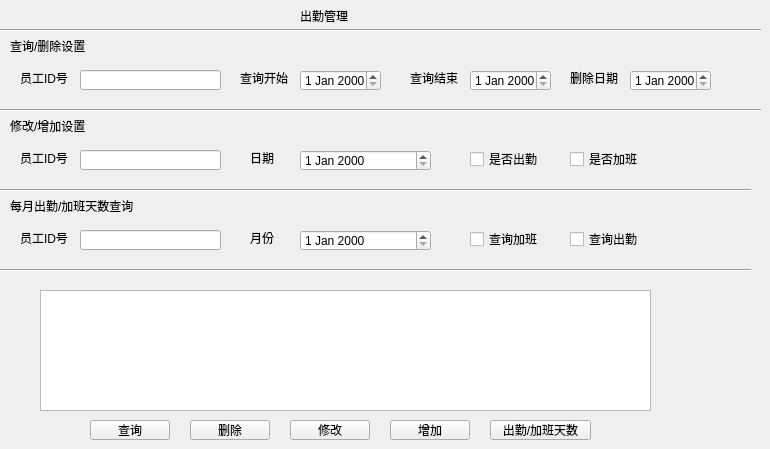
   <widget class="QWidget" name="page_4">
    <widget class="QCheckBox" name="checkBox_14">
     <property name="geometry">
      <rect>
       <x>470</x>
       <y>150</y>
       <width>73</width>
       <height>18</height>
      </rect>
     </property>
     <property name="text">
      <string>是否出勤</string>
     </property>
    </widget>
    <widget class="QLabel" name="label_28">
     <property name="geometry">
      <rect>
       <x>20</x>
       <y>70</y>
       <width>51</width>
       <height>16</height>
      </rect>
     </property>
     <property name="text">
      <string>员工ID号</string>
     </property>
    </widget>
    <widget class="QPushButton" name="pushButton_38">
     <property name="geometry">
      <rect>
       <x>190</x>
       <y>420</y>
       <width>80</width>
       <height>20</height>
      </rect>
     </property>
     <property name="text">
      <string>删除</string>
     </property>
    </widget>
    <widget class="QLabel" name="label_59">
     <property name="geometry">
      <rect>
       <x>10</x>
       <y>30</y>
       <width>111</width>
       <height>31</height>
      </rect>
     </property>
     <property name="styleSheet">
      <string notr="true">font: 12pt &quot;楷体&quot;;</string>
     </property>
     <property name="text">
      <string>查询/删除设置</string>
     </property>
    </widget>
    <widget class="QLineEdit" name="lineEdit_9">
     <property name="geometry">
      <rect>
       <x>80</x>
       <y>150</y>
       <width>141</width>
       <height>20</height>
      </rect>
     </property>
    </widget>
    <widget class="QLabel" name="label_60">
     <property name="geometry">
      <rect>
       <x>20</x>
       <y>150</y>
       <width>51</width>
       <height>16</height>
      </rect>
     </property>
     <property name="text">
      <string>员工ID号</string>
     </property>
    </widget>
    <widget class="QDateEdit" name="dateEdit_4">
     <property name="geometry">
      <rect>
       <x>630</x>
       <y>70</y>
       <width>81</width>
       <height>21</height>
      </rect>
     </property>
    </widget>
    <widget class="QLabel" name="label_61">
     <property name="geometry">
      <rect>
       <x>10</x>
       <y>110</y>
       <width>111</width>
       <height>31</height>
      </rect>
     </property>
     <property name="styleSheet">
      <string notr="true">font: 12pt &quot;楷体&quot;;</string>
     </property>
     <property name="text">
      <string>修改/增加设置</string>
     </property>
    </widget>
    <widget class="QPushButton" name="pushButton_39">
     <property name="geometry">
      <rect>
       <x>390</x>
       <y>420</y>
       <width>80</width>
       <height>20</height>
      </rect>
     </property>
     <property name="text">
      <string>增加</string>
     </property>
    </widget>
    <widget class="QTableWidget" name="infoshow_4">
     <property name="geometry">
      <rect>
       <x>40</x>
       <y>290</y>
       <width>611</width>
       <height>121</height>
      </rect>
     </property>
    </widget>
    <widget class="Line" name="line_15">
     <property name="geometry">
      <rect>
       <x>0</x>
       <y>100</y>
       <width>761</width>
       <height>20</height>
      </rect>
     </property>
     <property name="orientation">
      <enum>Qt::Horizontal</enum>
     </property>
    </widget>
    <widget class="QPushButton" name="pushButton_15">
     <property name="geometry">
      <rect>
       <x>90</x>
       <y>420</y>
       <width>80</width>
       <height>20</height>
      </rect>
     </property>
     <property name="text">
      <string>查询</string>
     </property>
    </widget>
    <widget class="QCheckBox" name="checkBox_20">
     <property name="geometry">
      <rect>
       <x>570</x>
       <y>150</y>
       <width>73</width>
       <height>18</height>
      </rect>
     </property>
     <property name="text">
      <string>是否加班</string>
     </property>
    </widget>
    <widget class="QLineEdit" name="lineEdit_10">
     <property name="geometry">
      <rect>
       <x>80</x>
       <y>70</y>
       <width>141</width>
       <height>20</height>
      </rect>
     </property>
    </widget>
    <widget class="QLabel" name="label_15">
     <property name="geometry">
      <rect>
       <x>570</x>
       <y>70</y>
       <width>61</width>
       <height>16</height>
      </rect>
     </property>
     <property name="text">
      <string>删除日期</string>
     </property>
    </widget>
    <widget class="Line" name="line_16">
     <property name="geometry">
      <rect>
       <x>0</x>
       <y>20</y>
       <width>761</width>
       <height>20</height>
      </rect>
     </property>
     <property name="orientation">
      <enum>Qt::Horizontal</enum>
     </property>
    </widget>
    <widget class="QPushButton" name="pushButton_40">
     <property name="geometry">
      <rect>
       <x>290</x>
       <y>420</y>
       <width>80</width>
       <height>20</height>
      </rect>
     </property>
     <property name="text">
      <string>修改</string>
     </property>
    </widget>
    <widget class="QLabel" name="label_62">
     <property name="geometry">
      <rect>
       <x>300</x>
       <y>0</y>
       <width>91</width>
       <height>31</height>
      </rect>
     </property>
     <property name="styleSheet">
      <string notr="true">font: 16pt &quot;楷体&quot;;</string>
     </property>
     <property name="text">
      <string>出勤管理</string>
     </property>
    </widget>
    <widget class="QLabel" name="label_63">
     <property name="geometry">
      <rect>
       <x>250</x>
       <y>150</y>
       <width>51</width>
       <height>16</height>
      </rect>
     </property>
     <property name="text">
      <string>日期</string>
     </property>
    </widget>
    <widget class="QDateEdit" name="dateEdit_11">
     <property name="geometry">
      <rect>
       <x>300</x>
       <y>150</y>
       <width>131</width>
       <height>21</height>
      </rect>
     </property>
    </widget>
    <widget class="QLabel" name="label_138">
     <property name="geometry">
      <rect>
       <x>10</x>
       <y>190</y>
       <width>171</width>
       <height>31</height>
      </rect>
     </property>
     <property name="styleSheet">
      <string notr="true">font: 12pt &quot;楷体&quot;;</string>
     </property>
     <property name="text">
      <string>每月出勤/加班天数查询</string>
     </property>
    </widget>
    <widget class="QLineEdit" name="lineEdit_47">
     <property name="geometry">
      <rect>
       <x>80</x>
       <y>230</y>
       <width>141</width>
       <height>20</height>
      </rect>
     </property>
    </widget>
    <widget class="QLabel" name="label_139">
     <property name="geometry">
      <rect>
       <x>20</x>
       <y>230</y>
       <width>51</width>
       <height>16</height>
      </rect>
     </property>
     <property name="text">
      <string>员工ID号</string>
     </property>
    </widget>
    <widget class="QLabel" name="label_140">
     <property name="geometry">
      <rect>
       <x>250</x>
       <y>230</y>
       <width>51</width>
       <height>16</height>
      </rect>
     </property>
     <property name="text">
      <string>月份</string>
     </property>
    </widget>
    <widget class="QDateEdit" name="dateEdit_15">
     <property name="geometry">
      <rect>
       <x>300</x>
       <y>230</y>
       <width>131</width>
       <height>21</height>
      </rect>
     </property>
    </widget>
    <widget class="QCheckBox" name="checkBox_33">
     <property name="geometry">
      <rect>
       <x>470</x>
       <y>230</y>
       <width>73</width>
       <height>18</height>
      </rect>
     </property>
     <property name="text">
      <string>查询加班</string>
     </property>
    </widget>
    <widget class="QCheckBox" name="checkBox_34">
     <property name="geometry">
      <rect>
       <x>570</x>
       <y>230</y>
       <width>73</width>
       <height>18</height>
      </rect>
     </property>
     <property name="text">
      <string>查询出勤</string>
     </property>
    </widget>
    <widget class="Line" name="line_35">
     <property name="geometry">
      <rect>
       <x>-10</x>
       <y>180</y>
       <width>761</width>
       <height>20</height>
      </rect>
     </property>
     <property name="orientation">
      <enum>Qt::Horizontal</enum>
     </property>
    </widget>
    <widget class="Line" name="line_36">
     <property name="geometry">
      <rect>
       <x>-10</x>
       <y>260</y>
       <width>761</width>
       <height>20</height>
      </rect>
     </property>
     <property name="orientation">
      <enum>Qt::Horizontal</enum>
     </property>
    </widget>
    <widget class="QPushButton" name="pushButton_66">
     <property name="geometry">
      <rect>
       <x>490</x>
       <y>420</y>
       <width>101</width>
       <height>20</height>
      </rect>
     </property>
     <property name="text">
      <string>出勤/加班天数</string>
     </property>
    </widget>
    <widget class="QDateEdit" name="dateEdit_16">
     <property name="geometry">
      <rect>
       <x>300</x>
       <y>70</y>
       <width>81</width>
       <height>21</height>
      </rect>
     </property>
    </widget>
    <widget class="QLabel" name="label_146">
     <property name="geometry">
      <rect>
       <x>240</x>
       <y>70</y>
       <width>51</width>
       <height>16</height>
      </rect>
     </property>
     <property name="text">
      <string>查询开始</string>
     </property>
    </widget>
    <widget class="QLabel" name="label_147">
     <property name="geometry">
      <rect>
       <x>410</x>
       <y>70</y>
       <width>51</width>
       <height>16</height>
      </rect>
     </property>
     <property name="text">
      <string>查询结束</string>
     </property>
    </widget>
    <widget class="QDateEdit" name="dateEdit_17">
     <property name="geometry">
      <rect>
       <x>470</x>
       <y>70</y>
       <width>81</width>
       <height>21</height>
      </rect>
     </property>
    </widget>
   </widget>
